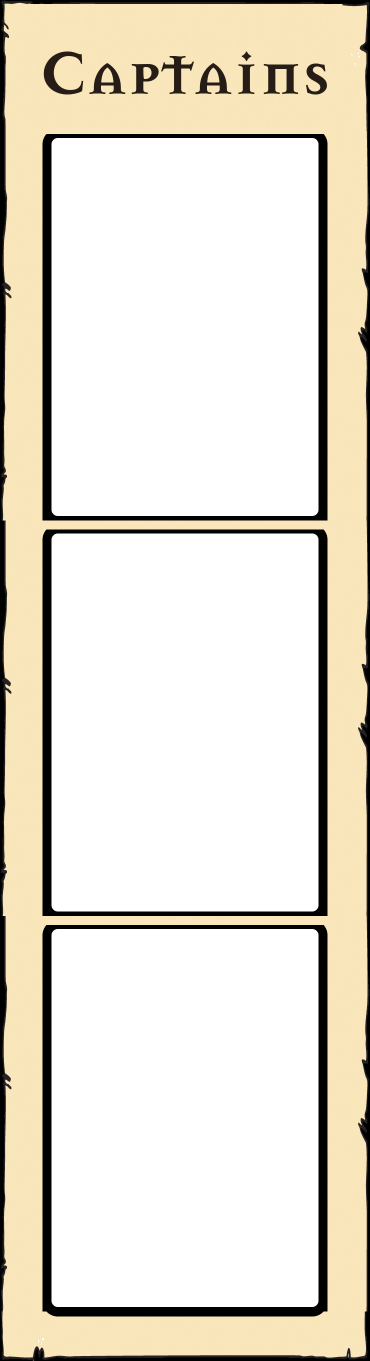
#> input picture assets/src_art/knaves_captains_src.png, 740 x 2721 px (shown at 1/2 size)
$ python make_captains.py
#> lines starting #> are read from the running program, lines starting #| are printed output that depends on the picture; after the words box and inside, x2 and y2 are one past the last pixel; in counts of white or black regions, pixels touching at a corner belong together
#!/usr/bin/env python3
"""Reset the Knaves' Captains board title into the mod's own font.

Maintainer, 2026-09-09: "not all fonts are the same for example Captains on the captain board of
the knaves."

The board is the real Crafted Improvements art cropped to its top three card slots, with its printed
title painted over and "Captains" written in its place. That lettering was set apart from every other
label in the mod: tools/make_labels.py renders all of them in LUMINARI, and this one was mixed caps
at a heavier weight -- close enough to look deliberate and wrong enough to notice next to the rest.

    python3 tools/make_captains.py

Reads assets/src_art/knaves_captains_src.png, lifts the old title off under parchment taken from the
board's own empty rows, sets the word again in Luminari, and writes the next version. Prints the URL
for RTT_CAPTAIN_BOARD_JSON in gen/src/logic.lua.
"""
import hashlib
import os
import sys

import numpy as np
from PIL import Image, ImageDraw, ImageFilter, ImageFont

HERE = os.path.dirname(os.path.abspath(__file__))
REPO = os.path.dirname(HERE)
OUT = os.path.join(REPO, "assets", "labels")
SRC_DIR = os.path.join(REPO, "assets", "src_art")
CDN = "https://cdn.jsdelivr.net/gh/mrdrouf/root-tabletop-tournament@main/assets/labels/%s"

LUM = "/System/Library/Fonts/Supplemental/Luminari.ttf"
SRC = "knaves_captains_src.png"   # v8 as it shipped, kept as source: the title is lifted off it
VERSION = 10
WORD = "Captains"

# The title sits inside the board's inked border, above the first card slot. Measured on v8: its ink
# runs x 86..653, y 103..190, on parchment that is bare from y 45 to 95 and again from 215 to 260.
BAND = (55, 95, 685, 215)       # what gets lifted off: left, top, right, bottom
PARCH_ROWS = (218, 258)         # bare parchment to lift it off with
INK = (38, 30, 22)              # the title's own colour, unchanged
CAP_HEIGHT = 87                 # what the old lettering measured, so the board's balance is kept

# THE CARD BACK, GHOSTED INTO THE EMPTY SLOTS. Maintainer, 2026-09-09: "The card improvement board
# has, inside of the card snap slots, the art of the back of the card in a slightly transparent
# setting, lightly inside the board. It looks quite nice. I want you to study this and try to do the
# same for the captain's board ... you need to extract the art from the background of the card
# though."
#
# So it is the DRAWING that goes in -- the cloak, the acorn shield and the flute -- not the card,
# whose own background is a wall of orange wood planks that would fill the slot and read as a card
# left face down rather than as a mark on the board.
BACK = "knaves_captain_back.png"
SLOTS = ((103, 276, 637, 1033), (103, 1067, 637, 1824), (103, 1858, 637, 2615))
GHOST = 0.13                    # how strongly it shows: a mark on the board, not a card in the slot
WOOD_WARMTH = 28                # red-over-blue that tells the plank background from the drawing
SEAL = 3                        # closes the gaps in the drawn outlines before the background is
                                # flooded; without it the flood leaks through a break in the flute's
                                # own line and eats its body, leaving the keys floating
STRAY_ROWS = 47                 # grain above the cloak that survives the seal, and is not the art


def card_art(path):
    """The drawing off the captain card, with its plank background taken away.

    The background is what makes this possible: it is warm all over, it touches every edge, and the
    drawing does not. So the wood is FLOODED FROM THE BORDER and whatever the flood cannot reach is
    the art -- which needs no colour test on the drawing itself, and so keeps the parts of it that
    are the same colour as the wood. The flute is exactly that: its body is as warm as a plank, and
    only its own outline separates them.
    """
    a = np.asarray(Image.open(path).convert("RGB")).astype(int)
    H, W = a.shape[:2]
    wood = (a[..., 0] - a[..., 2] > WOOD_WARMTH) & (a[..., 0] > 45)

    def m2i(m):
        return Image.fromarray((m * 255).astype(np.uint8))

    def dilate(m, k):
        return np.asarray(m2i(m).filter(ImageFilter.MaxFilter(2 * k + 1))) > 127

    def erode(m, k):
        return np.asarray(m2i(m).filter(ImageFilter.MinFilter(2 * k + 1))) > 127

    ink = erode(dilate(~wood, SEAL), SEAL)
    im = m2i(~ink).convert("L")
    for seed in ((0, 0), (W - 1, 0), (0, H - 1), (W - 1, H - 1), (W // 2, 0), (W // 2, H - 1)):
        if im.getpixel(seed) == 255:
            ImageDraw.floodfill(im, seed, 128)
    art = ~(np.asarray(im) == 128)
    art[:STRAY_ROWS] = False

    lab = np.zeros((H, W), np.int32)
    cur, sizes = 0, {}
    for sy in range(H):
        for sx in np.where(art[sy] & (lab[sy] == 0))[0]:
            if lab[sy, sx]:
                continue
            cur += 1
            stack, n = [(sy, sx)], 0
            lab[sy, sx] = cur
            while stack:
                y, x = stack.pop()
                n += 1
                for ny, nx in ((y + 1, x), (y - 1, x), (y, x + 1), (y, x - 1)):
                    if 0 <= ny < H and 0 <= nx < W and art[ny, nx] and not lab[ny, nx]:
                        lab[ny, nx] = cur
                        stack.append((ny, nx))
            sizes[cur] = n
    big = [c for c, _ in sorted(sizes.items(), key=lambda kv: -kv[1])[:2]]   # the cloak and the flute
    keep = np.isin(lab, big)
    # OPENED, to shed the grain that is FUSED to the drawing. A few plank lines run down into the top
    # of the cloak, so keeping the largest islands keeps them too -- they came through as hairline
    # ticks standing above it in the slot. Both real shapes are solid masses, so taking two pixels off
    # and putting them back loses nothing of them and everything of a two-pixel line.
    keep = dilate(erode(keep, 2), 2)
    return np.dstack([a.astype(np.uint8), (keep * 255).astype(np.uint8)])


def ghost_slots(im, rgba):
    """Lay the drawing faintly into each empty card slot."""
    for (x0, y0, x1, y1) in SLOTS:
        w, h = x1 - x0, y1 - y0
        card = Image.fromarray(rgba, "RGBA").resize((w, h), Image.LANCZOS)
        c = np.asarray(card).astype(np.float32)
        al = (c[..., 3] / 255.0 * GHOST)[..., None]
        reg = np.asarray(im.crop((x0, y0, x1, y1))).astype(np.float32)
        im.paste(Image.fromarray((reg * (1 - al) + c[..., :3] * al).astype(np.uint8)), (x0, y0))
    return im


def main():
    src = os.path.join(SRC_DIR, SRC)
    if not os.path.exists(src):
        sys.exit("missing %s" % src)
    im = Image.open(src).convert("RGB")
#> im is the input picture: PIL image 740x2721 RGB; mean R, G, B 229.5, 223.6, 210.6
    a = np.asarray(im).copy()

    x0, y0, x1, y1 = BAND
    rows = np.arange(*PARCH_ROWS)
    rng = np.random.default_rng(3)
    for y in range(y0, y1):
        a[y, x0:x1] = a[rows[rng.integers(len(rows))], x0:x1]
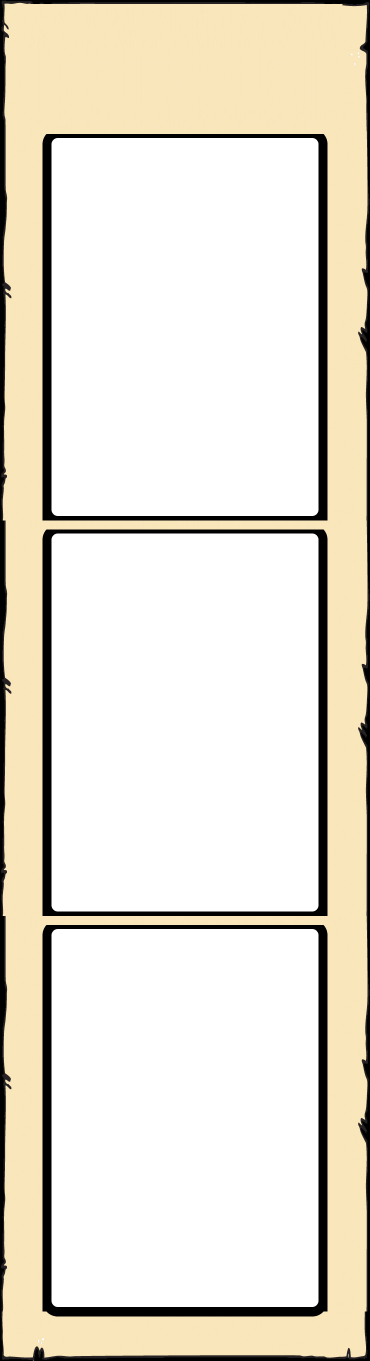
#> a: shape (2721, 740, 3) (shown at 1/2 size); 2.38% of pixels changed, all inside (x1, y1, x2, y2) = (55, 95, 685, 215)

    im = Image.fromarray(a)
    d = ImageDraw.Draw(im)
    # MEASURED ON THE CAP, not on the word. The old title had no descender -- it was set in caps --
    # so its 87px is cap height, while Luminari's "Captains" carries a p below the line. Sizing by
    # the word's own box made the letters visibly smaller than the board was drawn for.
    size = 10
    while size < 400:
        f = ImageFont.truetype(LUM, size + 1)
        cb = d.textbbox((0, 0), "C", font=f)
        if cb[3] - cb[1] > CAP_HEIGHT:
            break
        size += 1
#> this loop made 105 passes
#> cb on passes 1 to 12: (0, 3, 8, 11), (0, 3, 8, 12), (0, 4, 9, 13), (0, 3, 10, 13), (0, 3, 10, 14), (0, 3, 11, 15), (0, 4, 12, 16), (0, 4, 13, 17), (0, 4, 13, 18), (0, 4, 14, 19), (0, 5, 15, 20), (0, 5, 15, 21)
#> after the loop, size = 114
    f = ImageFont.truetype(LUM, size)
    cb = d.textbbox((0, 0), "C", font=f)
#> cb = (0, 21, 80, 108)
    bb = d.textbbox((0, 0), WORD, font=f)
#> bb = (0, 19, 500, 130)
    d.text(((x0 + x1) / 2 - (bb[2] - bb[0]) / 2 - bb[0], 103 - cb[1]), WORD, font=f, fill=INK)

    im = ghost_slots(im, card_art(os.path.join(SRC_DIR, BACK)))
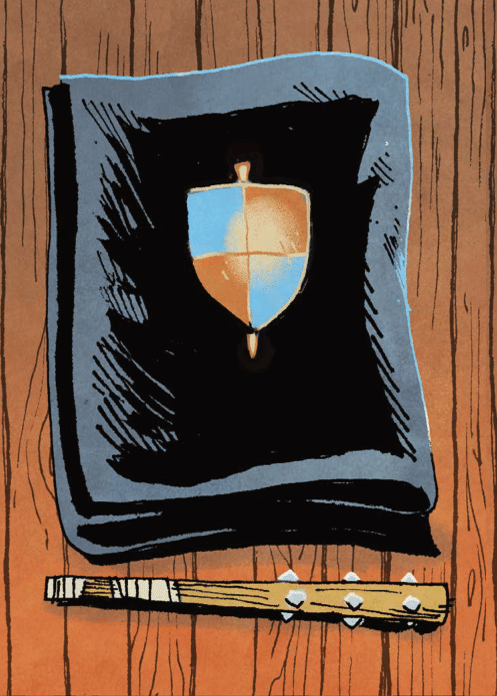
#> input picture assets/src_art/knaves_captain_back.png, 497 x 696 px
#> in card_art, `wood = (a[..., 0] - a[..., 2] > WOOD_WARMTH) & (a[..., 0] > 45)`:
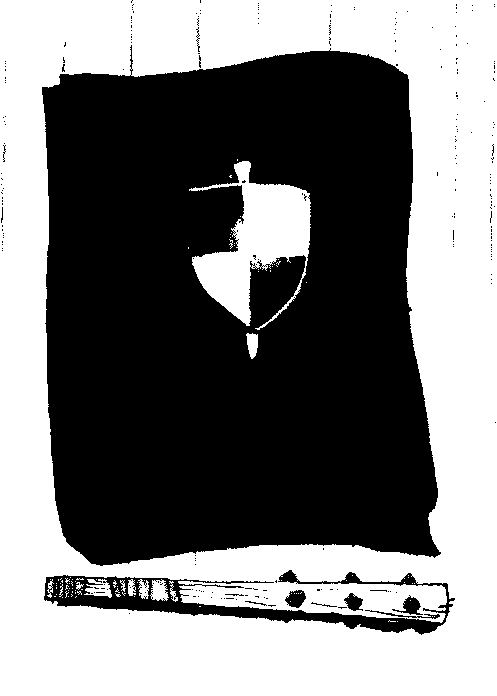
#> wood: shape (696, 497) bool; 48.3% white; 91 white regions (79 under 20 px), largest, box (x1, y1, x2, y2) and area: (0, 0, 497, 696) 157104, (189, 161, 311, 330) 8671, (84, 579, 112, 598) 303
#> in dilate, `return np.asarray(m2i(m).filter(ImageFilter.MaxFilter(2 * k + 1))) > 127`: returned value: shape (696, 497) bool; 58.6% white; 16 black regions (6 under 20 px), largest, box (x1, y1, x2, y2) and area: (0, 0, 497, 696) 135212, (196, 186, 307, 320) 6102, (305, 586, 444, 610) 1330
#> in erode, `return np.asarray(m2i(m).filter(ImageFilter.MinFilter(2 * k + 1))) > 127`: returned value: shape (696, 497) bool; 53.1% white; 11 black regions, largest, box (x1, y1, x2, y2) and area: (0, 0, 497, 696) 149632, (193, 183, 310, 323) 7692, (302, 583, 447, 613) 2956
#> in card_art, `art = ~(np.asarray(im) == 128)`: art: shape (696, 497) bool; 56.7% white; 1 black region, box (x1, y1, x2, y2) and area: (0, 0, 497, 696) 149632
#> in card_art, `art[:STRAY_ROWS] = False`:
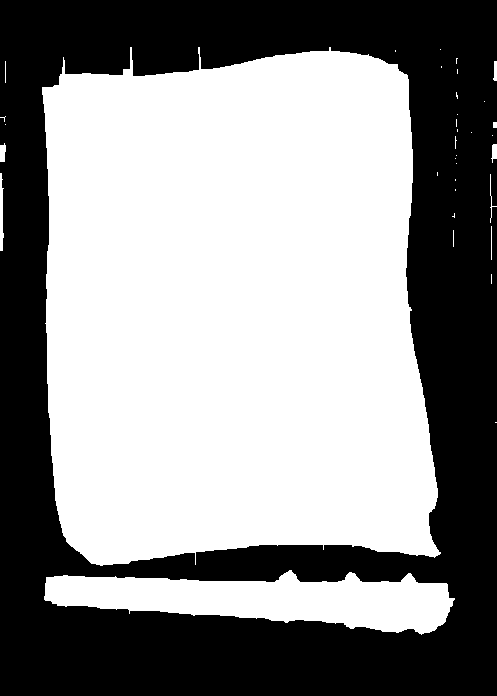
#> art: shape (696, 497) bool; 56.7% white; 1 black region, box (x1, y1, x2, y2) and area: (0, 0, 497, 696) 149925
#> after the loop in card_art, `for sy in range(H):`:
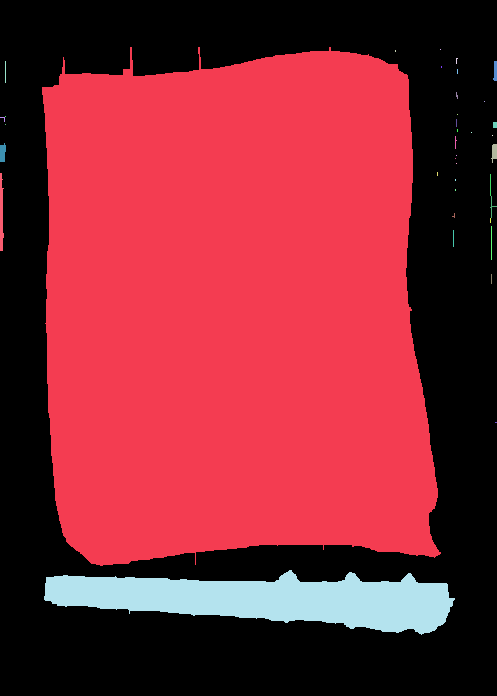
#> lab: shape (696, 497) int32; 39 distinct labels, from 0 to 38; one colour per label, 0 black
#> the loop in ghost_slots, `for (x0, y0, x1, y1) in SLOTS:` made 3 passes
#> (y0, y1) on passes 1 to 3: (276, 1033), (1067, 1824), (1858, 2615)
#> pass 1, in ghost_slots, `reg = np.asarray(im.crop((x0, y0, x1, y1))).astype(np.float32)`:
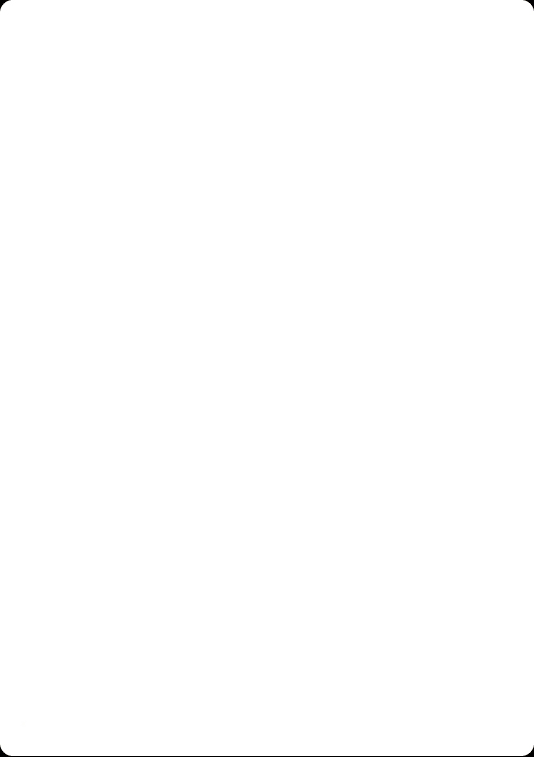
#> reg: shape (757, 534, 3) float32; mean R, G, B 255.4, 255.4, 255.4
#> after the loop in ghost_slots, `for (x0, y0, x1, y1) in SLOTS:`:
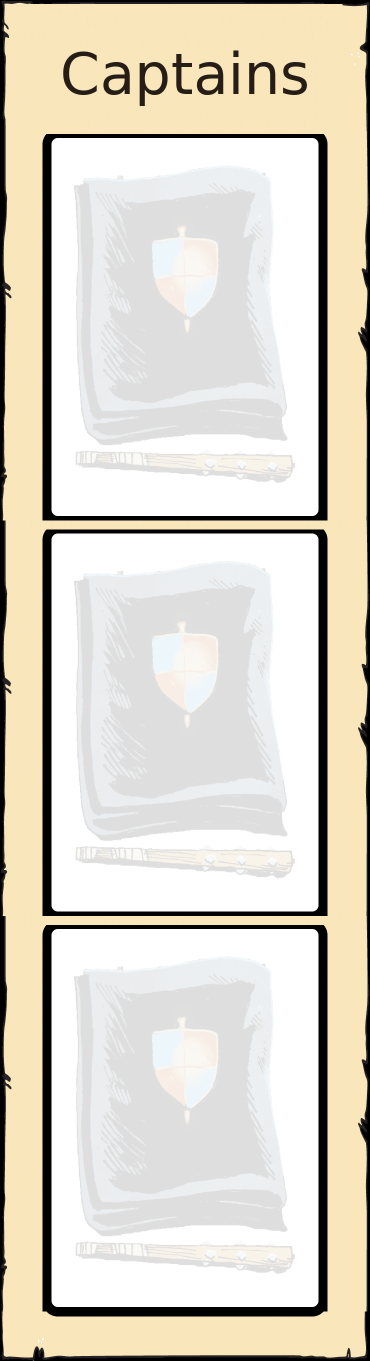
#> im: PIL image 740x2721 RGB (shown at 1/2 size); mean R, G, B 220.8, 215, 202

    tmp = os.path.join(OUT, "_tmp_captains.png")
    im.save(tmp)
    digest = hashlib.md5(open(tmp, "rb").read()).hexdigest()[:8]
    final = "knaves_captains_v%d_%s.png" % (VERSION, digest)
    os.replace(tmp, os.path.join(OUT, final))
    print("   set in Luminari at %dpt (cap height %dpx)" % (size, cb[3] - cb[1]))
#|    set in Luminari at 114pt (cap height 87px)
    print(CDN % final)


if __name__ == "__main__":
    main()
